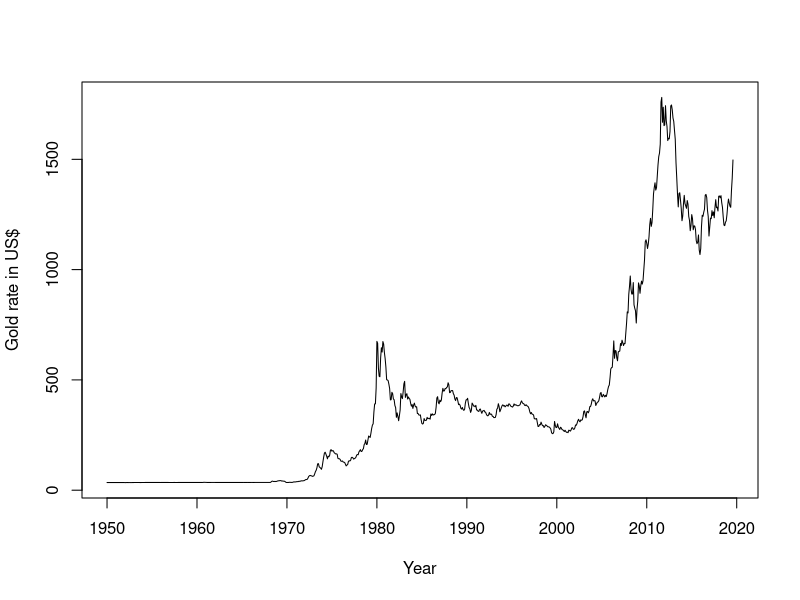
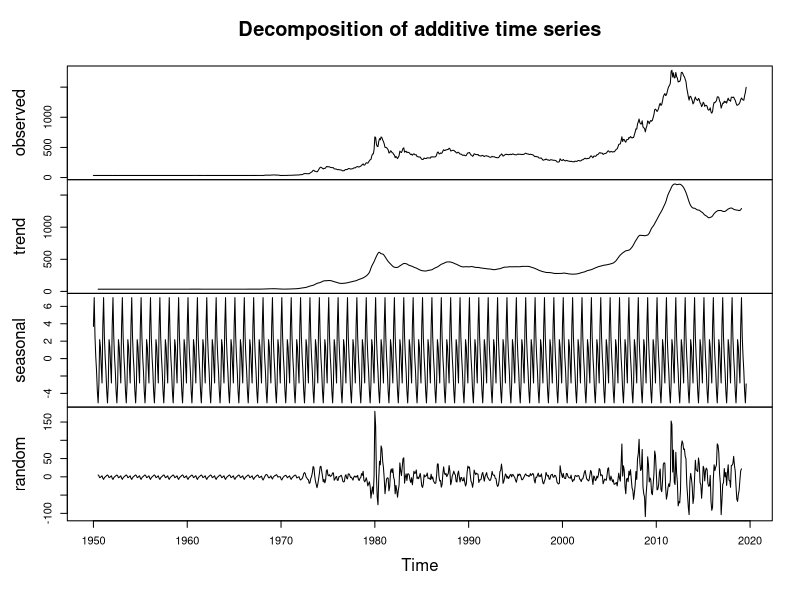
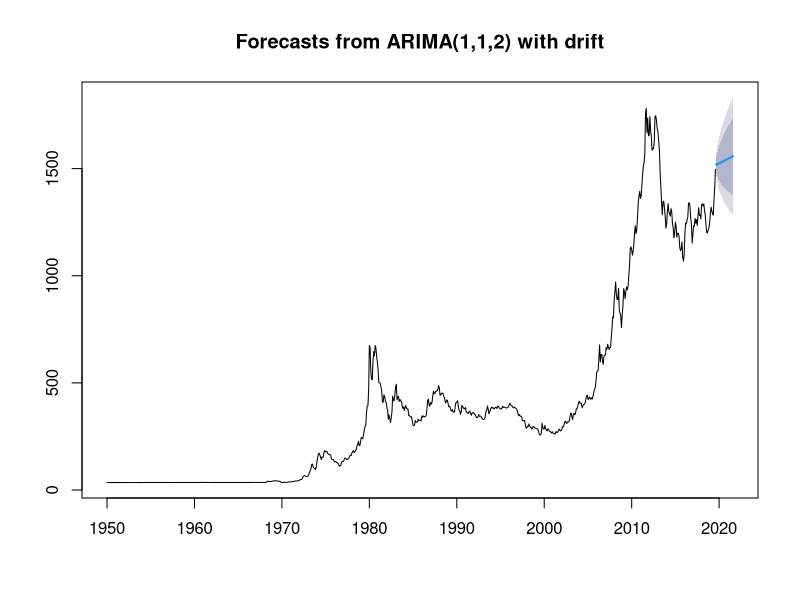

Here is the R script that generated these plots, in order:
library(forecast)
setwd("C://Users//ARAVIND PC//Documents//R_codes//2. Gold_Rates_Time series in R")
gold = read.csv("goldrates2019.txt",sep='\t')
str(gold)
head(gold)
tseries <- ts(gold$Price, start = c(1950,1), end = c(2019,8), frequency = 12)
str(tseries)
plot(tseries, xlab='Year', ylab='Gold rate in US$')
plot(decompose(tseries))
library(tseries)
#Augmented Dickey-Fuller hypothesis test
adf.test(tseries, alternative="stationary", k=12)
findbest <- auto.arima(tseries)
plot(forecast(findbest,h=24))
